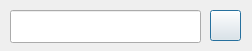
<?xml version="1.0" encoding="UTF-8"?>
<ui version="4.0">
 <class>recParamFrm</class>
 <widget class="QDialog" name="recParamFrm">
  <property name="geometry">
   <rect>
    <x>0</x>
    <y>0</y>
    <width>252</width>
    <height>51</height>
   </rect>
  </property>
  <property name="windowTitle">
   <string>Dialog</string>
  </property>
  <widget class="QLineEdit" name="txtParam">
   <property name="geometry">
    <rect>
     <x>10</x>
     <y>10</y>
     <width>191</width>
     <height>33</height>
    </rect>
   </property>
  </widget>
  <widget class="QPushButton" name="pbSendParam">
   <property name="enabled">
    <bool>true</bool>
   </property>
   <property name="geometry">
    <rect>
     <x>210</x>
     <y>10</y>
     <width>31</width>
     <height>31</height>
    </rect>
   </property>
   <property name="toolTip">
    <string>&lt;html&gt;&lt;head/&gt;&lt;body&gt;&lt;p&gt;Play&lt;/p&gt;&lt;/body&gt;&lt;/html&gt;</string>
   </property>
   <property name="text">
    <string/>
   </property>
   <property name="icon">
    <iconset resource="lstImgs.qrc">
     <normaloff>:/new/icons/imagenInte/dialog-ok-apply.png</normaloff>:/new/icons/imagenInte/dialog-ok-apply.png</iconset>
   </property>
  </widget>
 </widget>
 <resources>
  <include location="lstImgs.qrc"/>
 </resources>
 <connections/>
</ui>
